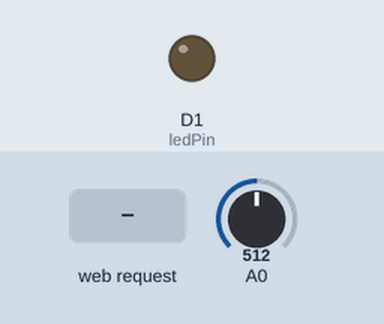
Simulated run of this sketch. Board: ESP8266 (NodeMCU). Parts: output pins drawn as LEDs (lit = HIGH). The test bench sets the inputs (shaded band); at power-on: A0 = 512. What the sketch prints to the serial monitor is not drawn.

Above: at 2.2 s.
2.3 s: HTTP request GET /led=1?led=1 received
At 2.9 s:
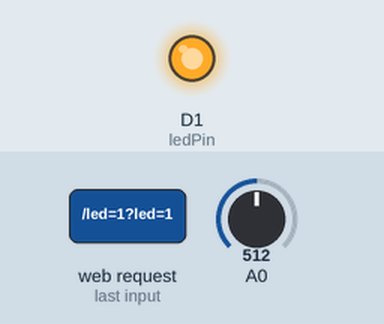
3.8 s: HTTP request GET / received
At 5.0 s:
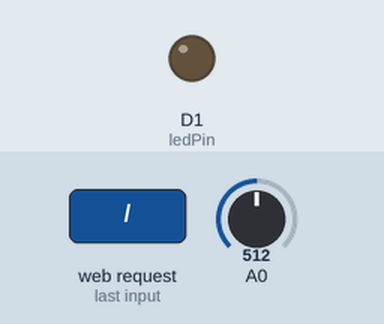
5.3 s: HTTP request GET /led=1?led=120 received
At 6.4 s:
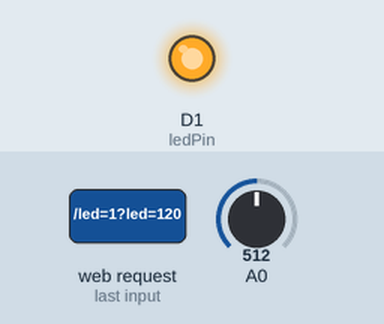
Timing chart, 0 to 8.3 s (numbered marks = the images above; inputs shaded):
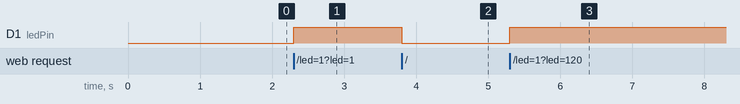

The sketch:

AP_.ino
```cpp
#include <ESP8266WiFi.h>
#include <ESP8266WebServer.h>

IPAddress    apIP(192, 168, 3, 1);  // Defining a static IP address: local & gateway
                                    // Default IP in AP mode is 192.168.4.1

/* This are the WiFi access point settings. Update them to your likin */
const char *ssid = "ESP8266-Wifi";
const char *password = "12341234";

// Define a web server at port 80 for HTTP
ESP8266WebServer server(80);

const int ledPin = D1; // an LED is connected to NodeMCU pin D1 (ESP8266 GPIO5) via a 1K Ohm resistor

bool ledState = false;

void handleRoot() {
  digitalWrite (LED_BUILTIN, 0); //turn the built in LED on pin DO of NodeMCU on
  digitalWrite (ledPin, server.arg("led").toInt());
  ledState = digitalRead(ledPin);

 /* Dynamically generate the LED toggle link, based on its current state (on or off)*/
  char ledText[80];

  if (ledState) {
    strcpy(ledText, "LED is on. <a href=\"/?led=0\">Turn it OFF!</a>");
  }

  else {
    strcpy(ledText, "LED is OFF. <a href=\"/?led=1\">Turn it ON!</a>");
  }

  ledState = digitalRead(ledPin);

  char html[1000];
  int sec = millis() / 1000;
  int min = sec / 60;
  int hr = min / 60;

  int brightness = analogRead(A0);
  brightness = (int)(brightness + 5) / 10; //converting the 0-1024 value to a (approximately) percentage value

// Build an HTML page to display on the web-server root address
  snprintf ( html, 1000,

"<html>\
  <head>\
    <meta http-equiv='refresh' content='10'/>\
    <title>ESP8266 WiFi Network</title>\
    <style>\
      body { background-color: #cccccc; font-family: Arial, Helvetica, Sans-Serif; font-size: 1.5em; Color: #000000; }\
      h1 { Color: #AA0000; }\
    </style>\
  </head>\
  <body>\
    <h1>ESP8266 Wi-Fi Access Point and Web Server Demo</h1>\
    <p>Uptime: %02d:%02d:%02d</p>\
    <p>Brightness: %d%</p>\
    <p>%s<p>\
    <p>This page refreshes every 10 seconds. Click <a href=\"javascript:window.location.reload();\">here</a> to refresh the page now.</p>\
  </body>\
</html>",

    hr, min % 60, sec % 60,
    brightness,
    ledText
  );
  server.send ( 200, "text/html", html );
  digitalWrite ( LED_BUILTIN, 1 );
}

void handleNotFound() {
  digitalWrite ( LED_BUILTIN, 0 );
  String message = "File Not Found\n\n";
  message += "URI: ";
  message += server.uri();
  message += "\nMethod: ";
  message += ( server.method() == HTTP_GET ) ? "GET" : "POST";
  message += "\nArguments: ";
  message += server.args();
  message += "\n";

  for ( uint8_t i = 0; i < server.args(); i++ ) {
    message += " " + server.argName ( i ) + ": " + server.arg ( i ) + "\n";
  }

  server.send ( 404, "text/plain", message );
  digitalWrite ( LED_BUILTIN, 1 ); //turn the built in LED on pin DO of NodeMCU off
}

void setup() {
  pinMode ( ledPin, OUTPUT );
  digitalWrite ( ledPin, 0 );

  delay(1000);
  Serial.begin(115200);
  Serial.println();
  Serial.println("Configuring access point...");

  //set-up the custom IP address
  WiFi.mode(WIFI_AP_STA);
  WiFi.softAPConfig(apIP, apIP, IPAddress(255, 255, 255, 0));   // subnet FF FF FF 00

  /* You can remove the password parameter if you want the AP to be open. */
  WiFi.softAP(ssid, password);

  IPAddress myIP = WiFi.softAPIP();
  Serial.print("AP IP address: ");
  Serial.println(myIP);

  server.on ( "/", handleRoot );
  server.on ( "/led=1", handleRoot);
  server.on ( "/led=0", handleRoot);
  server.on ( "/inline", []() {
    server.send ( 200, "text/plain", "this works as well" );
  } );
  server.onNotFound ( handleNotFound );

  server.begin();
  Serial.println("HTTP server started");
}

void loop() {
  server.handleClient();
}
```

Measured:
- after the input at 2.3 s, D1 (ledPin): LOW → HIGH at once
- after the input at 3.8 s, D1 (ledPin): HIGH → LOW at once
- after the input at 5.3 s, D1 (ledPin): LOW → HIGH at once
